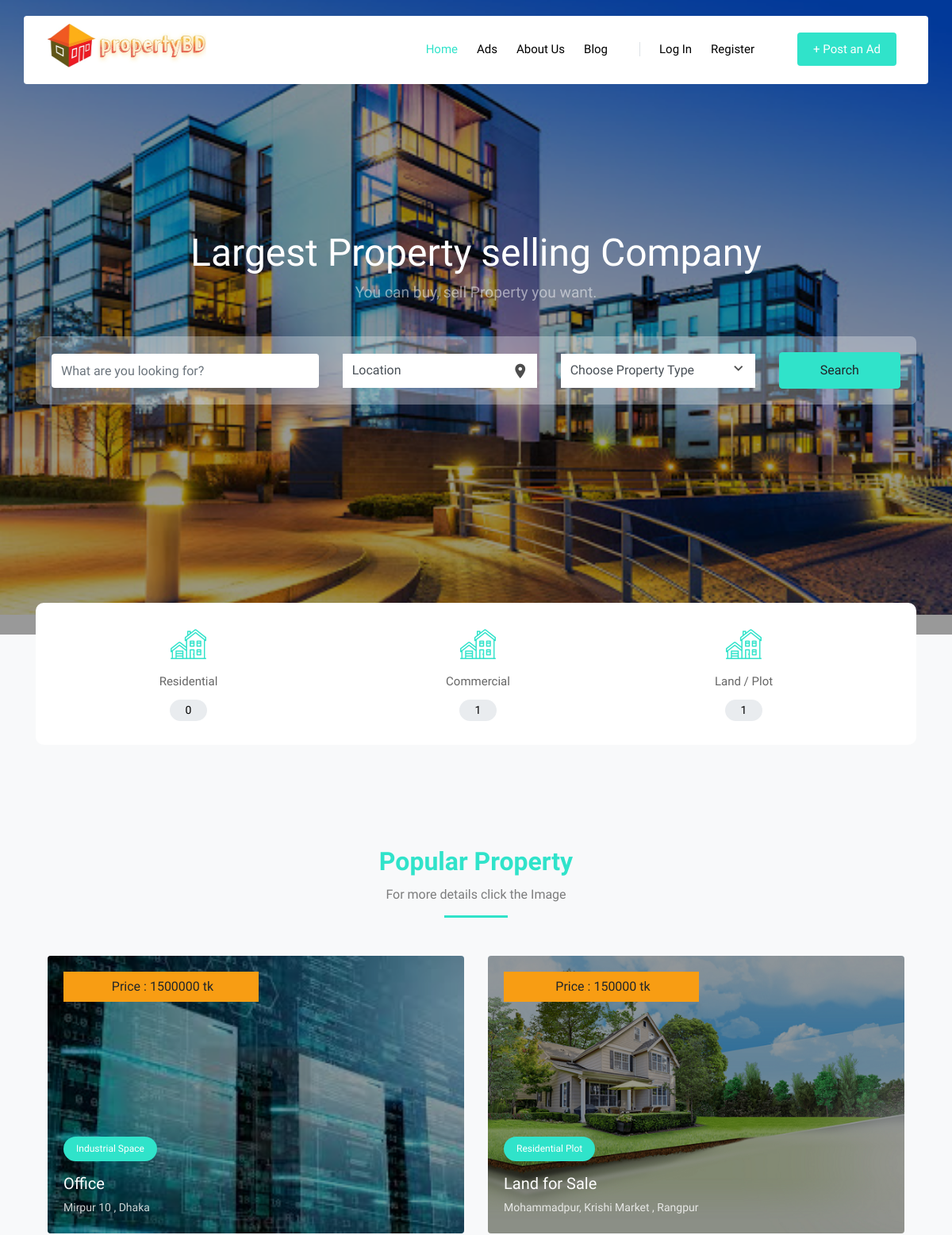
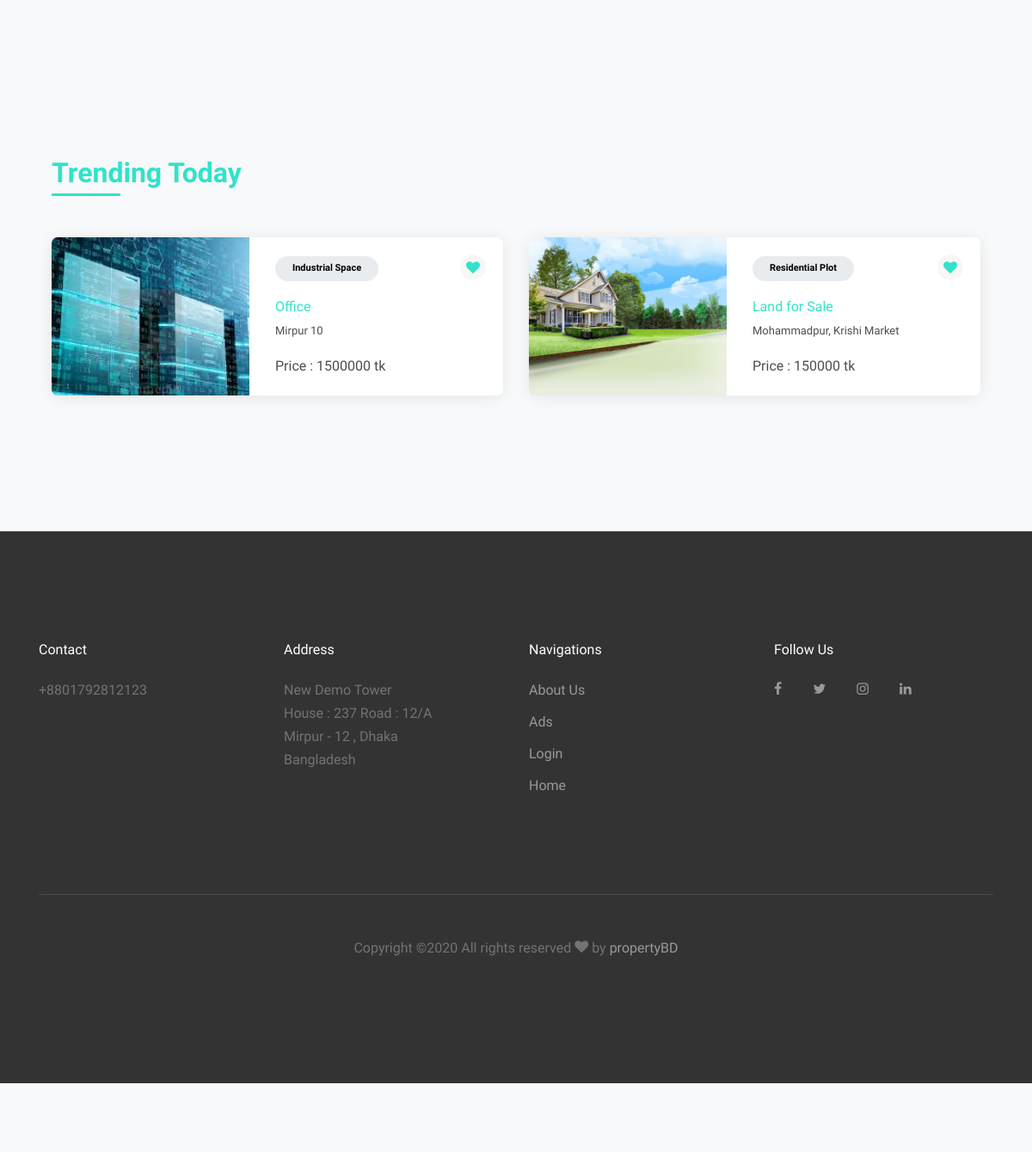
The page / on the database its author committed (2 pictures, top to bottom).
### tables this page shows
CREATE TABLE `item` (
  `id` int(11) NOT NULL,
  `item_name` text NOT NULL,
  `item_details` text NOT NULL,
  `item_price` decimal(10,0) NOT NULL,
  `c1` text NOT NULL,
  `image1` text NOT NULL,
  `image2` text NOT NULL,
  `image3` text NOT NULL,
  `url` text NOT NULL,
  `date` text NOT NULL,
  `time` text NOT NULL,
  `main_category` text NOT NULL,
  `city` varchar(30) NOT NULL,
  `area` varchar(1000) NOT NULL
);

### index.php (the view, shortened to what this page needs)
<?php
include("dbConfig.php");
?>
<!DOCTYPE html>
<html lang="en">
  <head>
    <link rel="stylesheet" href="css2/fonts/icomoon/style.css">
    <link rel="stylesheet" href="css/css2/css/bootstrap.min.css">
    <link rel="stylesheet" href="css/css2/css/magnific-popup.css">
    <link rel="stylesheet" href="css/css2/css/jquery-ui.css">
    <link rel="stylesheet" href="css/css2/css/owl.carousel.min.css">
    <link rel="stylesheet" href="css/css2/css/owl.theme.default.min.css">
    <link rel="stylesheet" href="css/css2/css/bootstrap-datepicker.css">
    <link rel="stylesheet" href="css/css2/fonts/flaticon/font/flaticon.css">
    <link rel="stylesheet" href="css/css2/css/aos.css">
    <link rel="stylesheet" href="css/css2/css/rangeslider.css">
    <link rel="stylesheet" href="css/css2/css/style.css">
  </head>
  <body>
  <div class="site-wrap">
    <div class="site-blocks-cover overlay" style="background-image: url(images/house.jpg);" data-aos="fade" data-stellar-background-ratio="0.5">
      <div class="container">
        <div class="row align-items-center justify-content-center text-center">
          <div class="col-md-12">
            <div class="row justify-content-center mb-4">
              <div class="col-md-8 text-center">
                <h1 class="" data-aos="fade-up">Largest Property selling Company</h1>
                <p data-aos="fade-up" data-aos-delay="100">You can buy, sell Property you want.</p>
              </div>
            </div>
            <div class="form-search-wrap" data-aos="fade-up" data-aos-delay="200">
              <form action="search.php" method="post">
                <div class="row align-items-center">
                  <div class="col-lg-12 mb-4 mb-xl-0 col-xl-4">
                    <input type="text" name="name" class="form-control rounded" placeholder="What are you looking for?">
                  </div>
                  <div class="col-lg-12 mb-4 mb-xl-0 col-xl-3">
                    <div class="wrap-icon">
                      <span class="icon icon-room"></span>
                      <select class="input-lg form-control"  name ="city" >
  <option value=" " >Location</option>
  </select>
                    </div>
                  </div>
                  <div class="col-lg-12 mb-4 mb-xl-0 col-xl-3">
                    <div class="select-wrap">
                      <span class="icon"><span class="icon-keyboard_arrow_down"></span></span>
                     <select class="input-lg form-control" name="pt"  >
  <option  value=" "> Choose Property Type   </option>
                    </select>
                    </div>
                  </div>
                  <div class="col-lg-12 col-xl-2 ml-auto text-right">
                    <input type="submit" name="search" class="btn btn-primary btn-block rounded" value="Search">
                  </div>
                </div>
              </form>
            </div>
          </div>
        </div>
      </div>
    </div>
  <?php  include('header.php');
 $res=0;
$com=0;
$lan=0;
$count= mysqli_query($con,"SELECT * FROM item ");
        while($row = mysqli_fetch_array($count))
        {
            if($row['main_category']==='Showroom/Shop'|| $row['main_category']==='Restaurant'|| $row['main_category']==='Office Space'|| $row['main_category']==='Industrial Space' )
            {
              $com++;
            }
             if($row['main_category']==='Residential Plot'|| $row['main_category']==='Commercial Plot'|| $row['main_category']==='Agriculture Land')
            {
              $lan++;
            }
        }
?>
    <div class="site-section bg-light" >
      <div class="container">
        <div class="overlap-category mb-5">
          <div class="row align-items-stretch no-gutters">
            <div class="col-sm-6 col-md-4 mb-4 mb-lg-0 col-lg-2" style="margin-left: 100px">
              <a href="#" class="popular-category h-100">
                <span class="icon"><span class="flaticon-house"></span></span>
                <span class="caption mb-2 d-block">Residential</span>
                <span class="number"><?php echo $res ?></span>
              </a>
            </div>
            <div class="col-sm-6 col-md-4 mb-4 mb-lg-0 col-lg-2"  style="margin-left: 180px">
              <a href="#" class="popular-category h-100">
                <span class="icon"><span class="flaticon-house"></span></span>
                <span class="caption mb-2 d-block">Commercial</span>
                <span class="number"><?php echo $com ?></span>
              </a>
            </div>
            <div class="col-sm-6 col-md-4 mb-4 mb-lg-0 col-lg-2" style="margin-left: 150px">
              <a href="#" class="popular-category h-100">
                <span class="icon"><span class="flaticon-house"></span></span>
                <span class="caption mb-2 d-block">Land / Plot </span>
                <span class="number"><?php echo $lan ?></span>
              </a>
            </div>
          </div>
        </div>
    <div class="site-section" data-aos="fade">
      <div class="container">
        <div class="row justify-content-center mb-5">
          <div class="col-md-7 text-center border-primary">
            <h2 class="font-weight-light text-primary">Popular Property</h2>
            <p class="color-black-opacity-5">For more details click the Image</p>
          </div>
        </div>
  <div class="row">
        <?php
          $main= mysqli_query($con,"SELECT * FROM `item` ORDER BY `id` DESC ");
        while($r = mysqli_fetch_array($main)){
?>
          <div class="col-md-6 mb-4 mb-lg-4 col-lg-6">
            <div class="listing-item">
              <div class="listing-image">
               <img src="dashboard/<?php echo htmlentities($r['image1']); ?>" alt="dashboard/<?php echo htmlentities($r['image2']); ?>" class="img-fluid" style="height: 350px" >
              </div>
              <div class="listing-item-content">
                <input class="btn btn-warning"  style="margin-bottom: 170px" value=" Price : <?php echo htmlentities($r['item_price']);?> tk"></br>
                <a class="px-3 mb-3 category" href="single.php?item_id=<?php echo htmlentities($r['id']); ?>"><?php echo htmlentities($r['main_category']);?></a>
                <h2 class="mb-1"><a href="single.php?item_id=<?php echo htmlentities($r['id']); ?>"><?php echo htmlentities($r['item_name']); ?></a></h2>
                <span class="address"><?php echo htmlentities($r['area'])?> , <?php echo htmlentities($r['city'])?>
                </span>
              </div>
            </div>
 </div>
        <?php }?>
        </div>
      </div>
    </div>
    <div class="site-section bg-light">
      <div class="container">
        <div class="row mb-5">
          <div class="col-md-7 text-left border-primary">
            <h2 class="font-weight-light text-primary">Trending Today</h2>
          </div>
        </div>
        <div class="row mb-5">
        <?php
          $today= mysqli_query($con,"SELECT * FROM `item` ORDER BY `id` DESC ");
        while($r1 = mysqli_fetch_array($today)){
?>
             <div class="col-lg-6">
            <div class="d-block d-md-flex listing">
              <a href="single.php?item_id=<?php echo htmlentities($r1['id']); ?>" class="img d-block" style="background-image: url('dashboard/<?php echo htmlentities($r1['image1']); ?>')"></a>
              <div class="lh-content">
                <span class="category"><?php echo htmlentities($r1['main_category']);?></span>
                <a href="#" class="bookmark"><span class="icon-heart"></span></a>
                <h3><a href="single.php?item_id=<?php echo htmlentities($r1['id']); ?>"><?php echo htmlentities($r1['item_name']);?></a></h3>
                <address><?php echo htmlentities($r1['area']);?></address>
                <p class="mb-0"> Price : <?php echo htmlentities($r1['item_price']);?> tk
                </p>
              </div>
            </div>
          </div>
<?php }?>
          </div>
        </div>
      </div>
    </div>
   <?php include('footer.php'); ?>
  </div>
  </body>
</html>

### rows shown on the page
item: image1 (picture), item_price "Price : 1500000 tk", main_category "Industrial Space", item_name "Office", area "Mirpur 10", city "Dhaka", item_price "1500000"
item: image1 (picture), item_price "Price : 150000 tk", main_category "Residential Plot", item_name "Land for Sale", area "Mohammadpur, Krishi Market", city "Rangpur", item_price "150000"

### other values the page prints
$res "0"
$com "1"
$lan "1"
